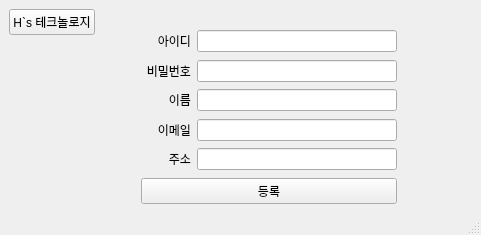
<?xml version="1.0" encoding="UTF-8"?>
<ui version="4.0">
 <class>EnrollAdminWindow</class>
 <widget class="QMainWindow" name="EnrollAdminWindow">
  <property name="geometry">
   <rect>
    <x>0</x>
    <y>0</y>
    <width>481</width>
    <height>235</height>
   </rect>
  </property>
  <property name="windowTitle">
   <string>MainWindow</string>
  </property>
  <widget class="QWidget" name="centralwidget">
   <layout class="QHBoxLayout" name="horizontalLayout_7">
    <item>
     <layout class="QHBoxLayout" name="horizontalLayout_6">
      <item>
       <layout class="QVBoxLayout" name="verticalLayout_2">
        <item>
         <widget class="QPushButton" name="pushButton">
          <property name="maximumSize">
           <size>
            <width>200</width>
            <height>16777215</height>
           </size>
          </property>
          <property name="text">
           <string>H`s 테크놀로지</string>
          </property>
         </widget>
        </item>
        <item>
         <spacer name="verticalSpacer">
          <property name="orientation">
           <enum>Qt::Orientation::Vertical</enum>
          </property>
          <property name="sizeHint" stdset="0">
           <size>
            <width>20</width>
            <height>40</height>
           </size>
          </property>
         </spacer>
        </item>
       </layout>
      </item>
      <item>
       <spacer name="horizontalSpacer_2">
        <property name="orientation">
         <enum>Qt::Orientation::Horizontal</enum>
        </property>
        <property name="sizeHint" stdset="0">
         <size>
          <width>40</width>
          <height>20</height>
         </size>
        </property>
       </spacer>
      </item>
     </layout>
    </item>
    <item>
     <layout class="QVBoxLayout" name="verticalLayout">
      <item>
       <spacer name="verticalSpacer_2">
        <property name="orientation">
         <enum>Qt::Orientation::Vertical</enum>
        </property>
        <property name="sizeHint" stdset="0">
         <size>
          <width>20</width>
          <height>40</height>
         </size>
        </property>
       </spacer>
      </item>
      <item>
       <layout class="QHBoxLayout" name="horizontalLayout">
        <item>
         <widget class="QLabel" name="label_2">
          <property name="minimumSize">
           <size>
            <width>50</width>
            <height>0</height>
           </size>
          </property>
          <property name="text">
           <string>아이디</string>
          </property>
          <property name="alignment">
           <set>Qt::AlignmentFlag::AlignRight|Qt::AlignmentFlag::AlignTrailing|Qt::AlignmentFlag::AlignVCenter</set>
          </property>
         </widget>
        </item>
        <item>
         <widget class="QLineEdit" name="lineEdit_id">
          <property name="minimumSize">
           <size>
            <width>200</width>
            <height>0</height>
           </size>
          </property>
         </widget>
        </item>
       </layout>
      </item>
      <item>
       <spacer name="verticalSpacer_3">
        <property name="orientation">
         <enum>Qt::Orientation::Vertical</enum>
        </property>
        <property name="sizeType">
         <enum>QSizePolicy::Policy::Maximum</enum>
        </property>
        <property name="sizeHint" stdset="0">
         <size>
          <width>20</width>
          <height>20</height>
         </size>
        </property>
       </spacer>
      </item>
      <item>
       <layout class="QHBoxLayout" name="horizontalLayout_2">
        <item>
         <widget class="QLabel" name="label">
          <property name="minimumSize">
           <size>
            <width>50</width>
            <height>0</height>
           </size>
          </property>
          <property name="text">
           <string>비밀번호</string>
          </property>
          <property name="alignment">
           <set>Qt::AlignmentFlag::AlignRight|Qt::AlignmentFlag::AlignTrailing|Qt::AlignmentFlag::AlignVCenter</set>
          </property>
         </widget>
        </item>
        <item>
         <widget class="QLineEdit" name="lineEdit_password">
          <property name="minimumSize">
           <size>
            <width>200</width>
            <height>0</height>
           </size>
          </property>
          <property name="echoMode">
           <enum>QLineEdit::EchoMode::Password</enum>
          </property>
         </widget>
        </item>
       </layout>
      </item>
      <item>
       <spacer name="verticalSpacer_4">
        <property name="orientation">
         <enum>Qt::Orientation::Vertical</enum>
        </property>
        <property name="sizeType">
         <enum>QSizePolicy::Policy::Maximum</enum>
        </property>
        <property name="sizeHint" stdset="0">
         <size>
          <width>20</width>
          <height>20</height>
         </size>
        </property>
       </spacer>
      </item>
      <item>
       <layout class="QHBoxLayout" name="horizontalLayout_3">
        <item>
         <widget class="QLabel" name="label_3">
          <property name="minimumSize">
           <size>
            <width>50</width>
            <height>0</height>
           </size>
          </property>
          <property name="text">
           <string>이름</string>
          </property>
          <property name="alignment">
           <set>Qt::AlignmentFlag::AlignRight|Qt::AlignmentFlag::AlignTrailing|Qt::AlignmentFlag::AlignVCenter</set>
          </property>
         </widget>
        </item>
        <item>
         <widget class="QLineEdit" name="lineEdit_name">
          <property name="minimumSize">
           <size>
            <width>200</width>
            <height>0</height>
           </size>
          </property>
         </widget>
        </item>
       </layout>
      </item>
      <item>
       <spacer name="verticalSpacer_5">
        <property name="orientation">
         <enum>Qt::Orientation::Vertical</enum>
        </property>
        <property name="sizeType">
         <enum>QSizePolicy::Policy::Maximum</enum>
        </property>
        <property name="sizeHint" stdset="0">
         <size>
          <width>20</width>
          <height>20</height>
         </size>
        </property>
       </spacer>
      </item>
      <item>
       <layout class="QHBoxLayout" name="horizontalLayout_4">
        <item>
         <widget class="QLabel" name="label_4">
          <property name="minimumSize">
           <size>
            <width>50</width>
            <height>0</height>
           </size>
          </property>
          <property name="text">
           <string>이메일</string>
          </property>
          <property name="alignment">
           <set>Qt::AlignmentFlag::AlignRight|Qt::AlignmentFlag::AlignTrailing|Qt::AlignmentFlag::AlignVCenter</set>
          </property>
         </widget>
        </item>
        <item>
         <widget class="QLineEdit" name="lineEdit_email">
          <property name="minimumSize">
           <size>
            <width>200</width>
            <height>0</height>
           </size>
          </property>
         </widget>
        </item>
       </layout>
      </item>
      <item>
       <spacer name="verticalSpacer_6">
        <property name="orientation">
         <enum>Qt::Orientation::Vertical</enum>
        </property>
        <property name="sizeType">
         <enum>QSizePolicy::Policy::Maximum</enum>
        </property>
        <property name="sizeHint" stdset="0">
         <size>
          <width>20</width>
          <height>20</height>
         </size>
        </property>
       </spacer>
      </item>
      <item>
       <layout class="QHBoxLayout" name="horizontalLayout_5">
        <item>
         <widget class="QLabel" name="label_5">
          <property name="minimumSize">
           <size>
            <width>50</width>
            <height>0</height>
           </size>
          </property>
          <property name="text">
           <string>주소</string>
          </property>
          <property name="alignment">
           <set>Qt::AlignmentFlag::AlignRight|Qt::AlignmentFlag::AlignTrailing|Qt::AlignmentFlag::AlignVCenter</set>
          </property>
         </widget>
        </item>
        <item>
         <widget class="QLineEdit" name="lineEdit_address">
          <property name="minimumSize">
           <size>
            <width>200</width>
            <height>0</height>
           </size>
          </property>
         </widget>
        </item>
       </layout>
      </item>
      <item>
       <spacer name="verticalSpacer_7">
        <property name="orientation">
         <enum>Qt::Orientation::Vertical</enum>
        </property>
        <property name="sizeType">
         <enum>QSizePolicy::Policy::Maximum</enum>
        </property>
        <property name="sizeHint" stdset="0">
         <size>
          <width>20</width>
          <height>20</height>
         </size>
        </property>
       </spacer>
      </item>
      <item>
       <widget class="QPushButton" name="pushButton_register">
        <property name="text">
         <string>등록</string>
        </property>
       </widget>
      </item>
     </layout>
    </item>
    <item>
     <spacer name="horizontalSpacer">
      <property name="orientation">
       <enum>Qt::Orientation::Horizontal</enum>
      </property>
      <property name="sizeHint" stdset="0">
       <size>
        <width>72</width>
        <height>20</height>
       </size>
      </property>
     </spacer>
    </item>
   </layout>
  </widget>
  <widget class="QMenuBar" name="menubar">
   <property name="geometry">
    <rect>
     <x>0</x>
     <y>0</y>
     <width>481</width>
     <height>17</height>
    </rect>
   </property>
  </widget>
  <widget class="QStatusBar" name="statusbar"/>
 </widget>
 <resources/>
 <connections/>
</ui>
